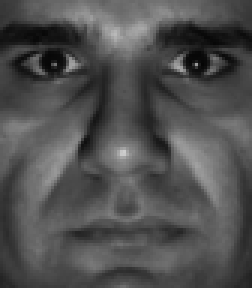
#> input picture Umetno Zaznavanje/assignment6/data/faces/1/002.png, 84 x 96 px (shown 3 times larger); its folder holds 4 pictures in this run
$ jupyter execute --allow-errors assignment6.ipynb
#> lines starting #> are read from the running program, lines starting #| are printed output that depends on the picture
# Assignment 6: Reduction of dimensionality and recognition

## Exercise 1: Direct PCA method

[cell 1]
import cv2
import numpy as np
import matplotlib.pyplot as plt
import a6_utils as a6
import os

1a) solved in my notes

1b) and c)

[cell 2]
def pca(points):
    mean = points.mean(axis=0)

    points2 = points - mean
    n = points2.shape[0]
    c = (points2.T @ points2) / (n - 1)

    U, S, Vt = np.linalg.svd(c, full_matrices=False)

    evecs = U
    evals = S
    # print("eigenvalues:", evals)
    # print("eigenvectors:", evecs)

    return mean, points2, c, evals, evecs

#> (a cell that did not finish here is left out)

**Question: What do you notice about the relationship between the eigenvectors and the data? What happens to the eigenvectors if you change the data or add more points?**
The eigenvectors align with the main directions of how the data is spread. The first eigenvector points in the direction where the data has the largest variance, meaning where the points are most stretched out, while the second eigenvector is perpendicular to it and corresponds to smaller variance.
If you change the data or add more points, the covariance matrix changes as well, so the eigenvectors can rotate and change their direction. When new points extend the data in a certain direction, the first eigenvector will move toward that new dominant direction. This shows that eigenvectors are not fixed.

1d)

#> (a cell that did not finish here is left out)

1e)

#> (a cell that did not finish here is left out)

**Question: What happens to the reconstructed points? Where is the data projected
to?**
Reconstructed points lie on the first principal component line.

1f)

[cell 6]
q = np.array([6.0, 6.0])

#> (the rest of this cell did not finish here and is left out)

#> (a cell that did not finish here is left out)

## Exercise 2: The dual PCA method

2a)

[cell 8]
def dualPCA(X):
    mean = np.array([np.mean(X, axis=1)]).T
    Xd = X - mean
    n = X.shape[1]
    c = (Xd.T @ Xd) / (n - 1)
    U, S, Vt = np.linalg.svd(c)
    U = Xd @ U @ np.diag(np.sqrt(1 / ((S + 1e-15) * (n - 1))))

    return mean, c, U, S

#> (a cell that did not finish here is left out)

2b)

#> (a cell that did not finish here is left out)

## Exercise 3: Image decomposition examples

3a)

[cell 11]
def preparation(path="data/faces/1"):
#> called with path = 'data/faces/1'
    X = []
    for imgpath in os.listdir(path):
        img = cv2.imread(f"{path}/{imgpath}", cv2.IMREAD_GRAYSCALE)
#> img is the input picture: shape (96, 84); min 5, max 205, mean 80.2
        img = img.reshape(-1)
#> img = 8064 values, max 205 at index 4241, min 5 at index 1831, mean 80.24
        X.append(img)
    return np.array(X).T

[cell 12]
X = preparation()
print(X[:10, :10])

3b)

[cell 13]
def dualPCA_images(X, eps=1e-15):
#> called with X = array of shape (8064, 4), eps = 1e-15
    X = np.asarray(X, dtype=np.float64)
    mean = np.mean(X, axis=1, keepdims=True)
    Xc = X - mean
    N = X.shape[1]
#> N = 4

    C_dual = (Xc.T @ Xc) / (N - 1)
    Uc, S, Vt = np.linalg.svd(C_dual)

    scale = np.sqrt(1.0 / ((S + eps) * (N - 1)))
    Ue = Xc @ (Uc * scale[np.newaxis, :])

    return mean, Ue, S

[cell 14]
def show_eigenfaces(Ue, h, w, k=5):
#> called with Ue = array of shape (8064, 4), h = 96, w = 84, k = 5
    import matplotlib.pyplot as plt
    plt.figure(figsize=(12, 3))
    for i in range(k):
        plt.subplot(1, k, i+1)
        plt.imshow(Ue[:, i].reshape(h, w), cmap="gray")
        plt.title(f"PC{i+1}")
        plt.axis("off")
    plt.show()
    return

[cell 15]
def reconstruct_one(img, mean, Ue):
    img = np.asarray(img, dtype=np.float64).reshape(-1, 1)
    y = Ue.T @ (img - mean)
    x_rec = Ue @ y + mean
    return img, y, x_rec

[cell 16]
X = preparation("data/faces/1")
mean, Ue, S = dualPCA_images(X)

#> (the rest of this cell did not finish here and is left out)

**What do the resulting images represent (both numerically and in the context of faces)?**
They represent illumination changes, face shape, eye and nose structure, and other dominant features. Each original face image can be approximated as a linear combination of these eigenfaces. Numerically, each eigenvector corresponds to a basis vector of the PCA subspace, describing how pixel intensities change together across the dataset.
**Project the first image from the series to the PCA space and then back again. Is the result the same?**
If all principal components are used, the reconstructed image becomes (up to numerical precision) identical to the original image.

3c)

[cell 17]
X = preparation("data/faces/1")
img = X[:, 0]
img_changed = img.copy()
row = 50
col = 42
idx = row * 84 + col
img_changed[idx] = 0
x1, y1, x1_rec = reconstruct_one(img, mean, Ue)
h = 96
w = 84

plt.figure(figsize=(10, 5))
plt.subplot(1, 3, 1); plt.imshow(np.asarray(x1).reshape(h, w), cmap="gray")
plt.title("Original")
plt.subplot(1, 3, 2)
plt.imshow(img_changed.reshape(h, w), cmap="gray")
plt.title("Changed")
plt.subplot(1, 3, 3)
plt.imshow(x1_rec.reshape(h, w), cmap="gray")
plt.title("Reconstructed")
plt.show()
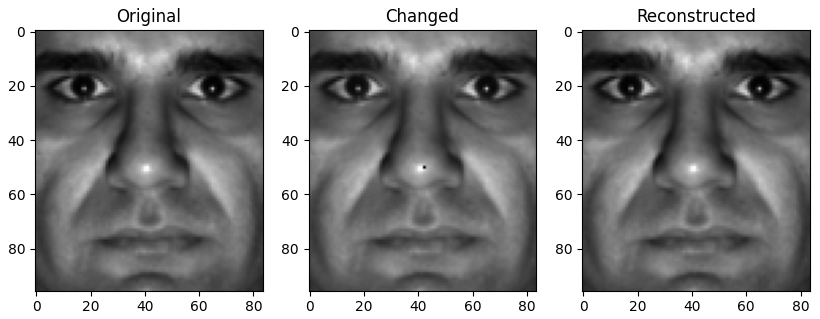
#> figure drawn by matplotlib, 3 panels

[cell 18]
def reconstruct_one_pca_changed(img, mean, Ue, comp=0):
    img = np.asarray(img, dtype=np.float64).reshape(-1, 1)
    y = Ue.T @ (img - mean)

    y_changed = y.copy()
    y_changed[comp, 0] = 0.0

    x_rec = Ue @ y_changed + mean
    return img, y, y_changed, x_rec

[cell 19]
x1 = X[:, 0]
img, y, y_ch, x_rec = reconstruct_one_pca_changed(x1, mean, Ue, comp=1)

plt.figure(figsize=(6,3))
plt.subplot(1,2,1)
plt.imshow(img.reshape(h,w), cmap="gray")
plt.title("Original")
plt.axis("off")
plt.subplot(1,2,2)
plt.imshow(x_rec.reshape(h,w), cmap="gray")
plt.title("PCA comp set to 0")
plt.axis("off")
plt.show()
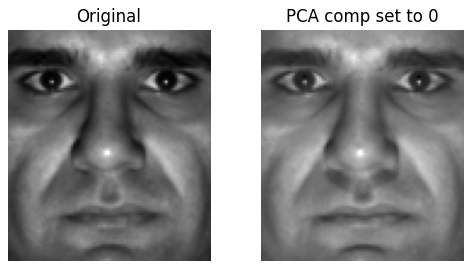
#> figure drawn by matplotlib, 2 panels

changed_pixels = np.sum(np.abs(x_rec - img) > 1e-12)
print(changed_pixels)

3d)

[cell 20]
def reconstruct_with_k(img, mean, Ue, k):
    img = np.asarray(img, dtype=np.float64).reshape(-1, 1)

    y = Ue.T @ (img - mean)
    yk = y.copy()
    yk[k:, 0] = 0.0
    x_rec = Ue @ yk + mean

    return x_rec

[cell 21]
h, w = 96, 84
ks = [32, 16, 8, 4, 2, 1]

img = np.asarray(X[:, 0], dtype=np.float64).reshape(-1, 1)
y = Ue.T @ (img - mean)

plt.figure(figsize=(15, 5))

for i, k in enumerate(ks):
    yk = y.copy()
    yk[k:, 0] = 0.0

    x_rec = Ue @ yk + mean

    plt.subplot(1, len(ks), i+1)
    plt.imshow(x_rec.reshape(h, w), cmap="gray")
    plt.title(str(k))
    plt.axis("off")

plt.show()
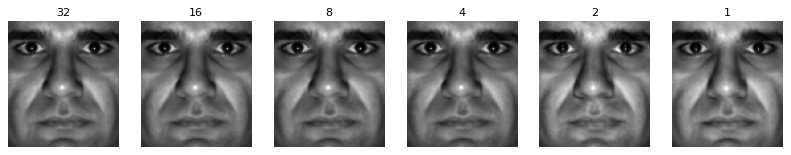
#> figure drawn by matplotlib, 6 panels

3f)

[cell 22]
X = preparation("data/faces/1")
elephant = cv2.imread("data/elephant.jpg", cv2.IMREAD_GRAYSCALE).reshape(-1, 1)
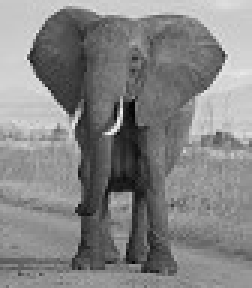
#> input picture Umetno Zaznavanje/assignment6/data/elephant.jpg, 84 x 96 px (shown 3 times larger)
#> elephant = 8064 values, max 243 at index 3732, min 4 at index 3236, mean 132.3

mean, _, U, _ = dualPCA(X)
elephant1 = U.T @ (elephant - mean)
elephant2 = U @ elephant1 + mean

_, plot = plt.subplots(1,2,figsize=(10,4))
plot[0].imshow(elephant.reshape(h,w), cmap="gray")
plot[0].set_title("Original")
plot[1].imshow(elephant2.reshape(h,w), cmap="gray")
plot[1].set_title("Reconstructed")
plt.show()
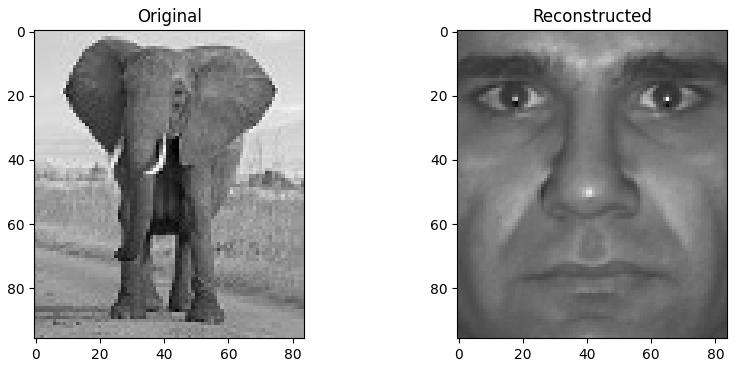
#> figure drawn by matplotlib, 2 panels
